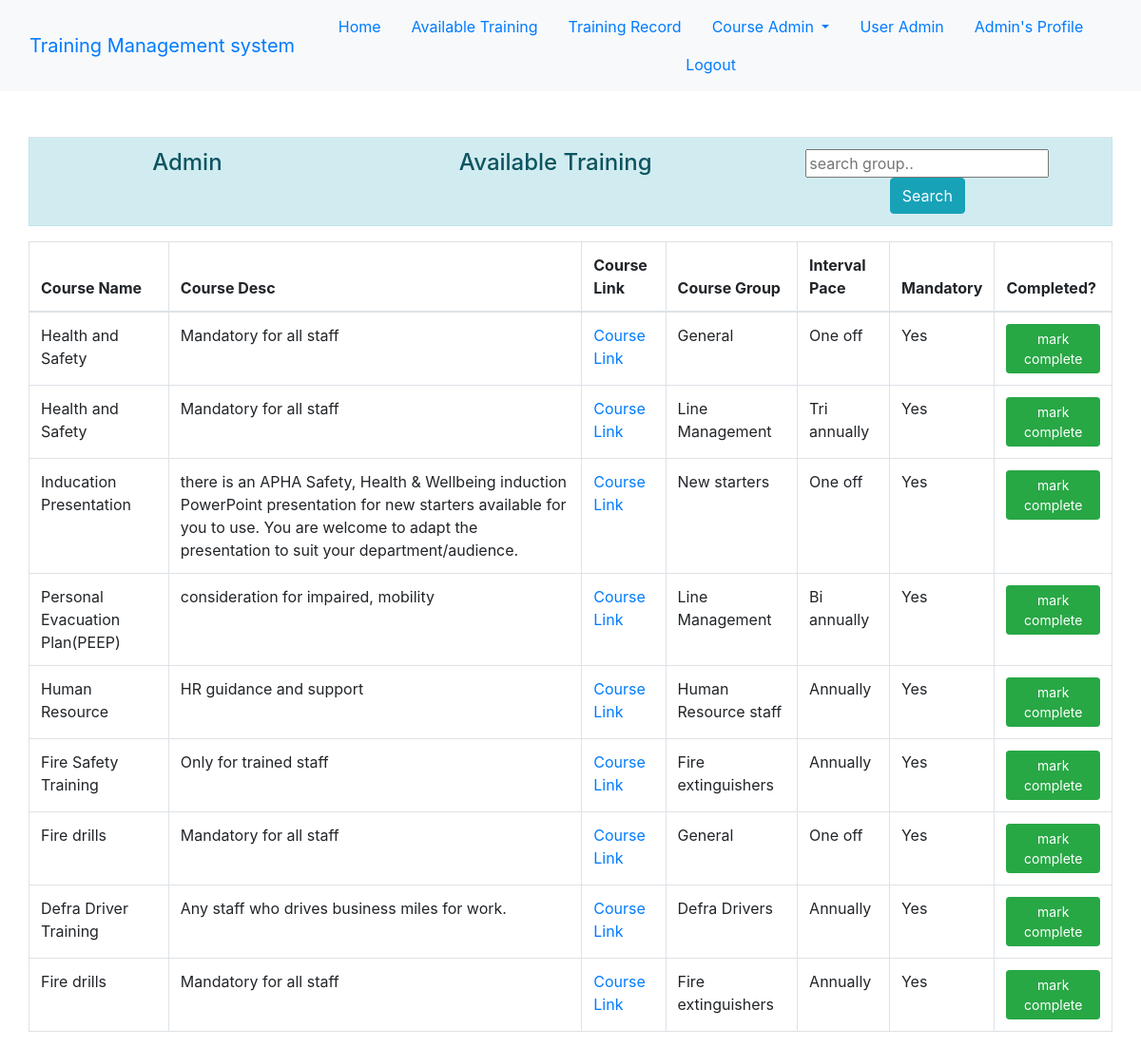
Screenshot of /training/show_availtraining/ (signed in) with the database file from the repository.
### courseapp/models.py (models this page shows, shortened)
class CourseGroupSyllabus(models.Model):
    course_id = models.ForeignKey("CourseDetails", verbose_name="Course Id", on_delete=models.CASCADE)
    course_group_id = models.ForeignKey("CourseGroup", verbose_name="Group Id", on_delete=models.CASCADE)
    course_interval = models.IntegerField(choices=CourseInterval.choices(), default = CourseInterval.ONE_OFF )
    course_mandatory = models.BooleanField(default=False)

class CourseDetails(models.Model):
    course_name = models.CharField(max_length=100, unique=True, blank=False)
    course_link = models.URLField(verbose_name="Course Link", max_length=1000, unique=True, blank=False)
    course_desc = models.TextField(blank=True)

class CourseGroup(models.Model):
    group_name = models.CharField(max_length=25)
    group_desc = models.CharField(max_length=255, blank=True)

### trainingapp/views.py (the view)
# urls.py: path('show_availtraining/', views.show_available_training, name='show_availtraining'),
def show_available_training(request):
    if request.user.is_authenticated:
        query = request.GET.get("q")
        if query == None:
            avail_training = CourseGroupSyllabus.objects.all()
        else:
            groups = CourseGroup.objects.filter(group_name__icontains = query).all()
            avail_training = CourseGroupSyllabus.objects.filter(course_group_id__in = groups)
        return render(request, 'trainingapp/show_availtraining.html', {'avail_training': avail_training})
    else:
        return HttpResponseRedirect('/login/')

### trainingapp/templates/trainingapp/show_availtraining.html
{% extends 'enrollapp/base.html' %}
{% block content %}
    <body>
        <table class="table">
            <tr class="text-center alert alert-info">
                <td style="width:30%"><h4> {{user.username}} </h4>
                </td>
                <td style="width:40%"> <h4> Available Training </h4> </td>
                <td style="width:30%"><form action="" method="get">
                    <input name="q" type="text" placeholder="search group..">
                    <button class="btn btn-info"  type="submit">Search</button>
                </form>
                </td>
                <td>
                </td>
            </tr>
        </table>
        <table class="table table-hover table-bordered" id="myTable2">
            <thead>
                <th scope="col" onclick="sortTable(0)"> Course Name </th>
                <th scope="col"> Course Desc </th>
                <th scope="col"> Course Link </th>
                <th scope="col"> Course Group </th>
                <th scope="col"> Interval Pace </th>
                <th scope="col"> Mandatory </th>
                <th scope="col"> Completed? </th>
            </thead>
            <tbody>
                {% if avail_training %}
               {% for syllabus_item in avail_training%}
                <tr>
                    <td scope="row">{{ syllabus_item.course_id.course_name }} </td>
                    <td scope="row">{{ syllabus_item.course_id.course_desc }} </td>
                    <td scope="row"><a href="{{ syllabus_item.course_id.course_link }}" target="_blank">Course Link </td>
                    <td scope="row">{{ syllabus_item.course_group_id.group_name }} </td>
                    <td scope="row">{{ syllabus_item.get_course_interval_display }} </td>
                    {% if syllabus_item.course_mandatory %}
                        <td scope="row">Yes</td>
                    {%else%}
                        <td scope="row">No</td>
                    {% endif %}
                    <td scope="row"> <a href="{% url 'add_training' syllabus_item.id %}" class="btn btn-success btn-sm">mark complete</a></td>
                </tr>
               {% endfor %}
               {% else %}
                    <p> No Training Available </p>
               {% endif %}
            </tbody>
        </table>
    </body>
    {% endblock content %}

### enrollapp/templates/enrollapp/navbar.html (shortened to what this page needs)
{% if user.is_authenticated  %}
<nav class="navbar navbar-expand-lg bg-body-tertiary bg-light" style="background-color: #e3f2fd;">
  <div class="container-fluid">
    <a class="navbar-brand" href="{% url 'home'%}">Training Management system</a>
    <div class="collapse navbar-collapse" id="navbarNavDropdown">
      <ul class="nav justify-content-center">
        <li class="nav-item">
          <a class="nav-link active" aria-current="page" href="{% url 'home'%}">Home</a>
        </li>
        <li class="nav-item">
          <a class="nav-link" href="{% url 'show_availtraining'%}">Available Training</a>
        </li>
        <li class="nav-item">
          <a class="nav-link" href="{% url 'show_trainingrecord'%}">Training Record</a>
        </li>
        {% if user.is_superuser %}
        <li class="nav-item dropdown">
          <a class="nav-link dropdown-toggle" href="#" role="button" data-toggle="dropdown" aria-haspopup="true" aria-expanded="false">
           Course Admin
          </a>
        </li>
        <li class="nav-item">
          <a class="nav-link" href="{% url 'userdetail'%}">User Admin</a>
        </li>
        {% endif %}
        <li class="nav-item">
          <a class="nav-link" href="{% url 'profile'%}">{{user.username}}'s Profile</a>
        </li>
        <li class="nav-item">
          <a class="nav-link" href="{% url 'logout'%}">Logout</a>
        </li>
      </ul>
    </div>
  </div>
</nav>
    {% endif %}

### rows the page displays
CourseGroupSyllabus: course_id.course_name "Health and Safety", course_id.course_desc "Mandatory for all staff", course_group_id.group_name "General", course_interval "One off", course_mandatory "Yes"
CourseGroupSyllabus: course_id.course_name "Health and Safety", course_id.course_desc "Mandatory for all staff", course_group_id.group_name "Line Management", course_interval "Tri annually", course_mandatory "Yes"
CourseGroupSyllabus: course_id.course_name "Inducation Presentation", course_id.course_desc "there is an APHA Safety, Health & Wellbeing induction PowerPoint presentation for new starters available for you to use. You are welcome to adapt the presentation to suit your department/audience.", course_group_id.group_name "New starters", course_interval "One off", course_mandatory "Yes"
CourseGroupSyllabus: course_id.course_name "Personal Evacuation Plan(PEEP)", course_id.course_desc "consideration for impaired, mobility", course_group_id.group_name "Line Management", course_interval "Bi annually", course_mandatory "Yes"
CourseGroupSyllabus: course_id.course_name "Human Resource", course_id.course_desc "HR guidance and support", course_group_id.group_name "Human Resource staff", course_interval "Annually", course_mandatory "Yes"
CourseGroupSyllabus: course_id.course_name "Fire Safety Training", course_id.course_desc "Only for trained staff", course_group_id.group_name "Fire extinguishers", course_interval "Annually", course_mandatory "Yes"
CourseGroupSyllabus: course_id.course_name "Fire drills", course_id.course_desc "Mandatory for all staff", course_group_id.group_name "General", course_interval "One off", course_mandatory "Yes"
CourseGroupSyllabus: course_id.course_name "Defra Driver Training", course_id.course_desc "Any staff who drives business miles for work.", course_group_id.group_name "Defra Drivers", course_interval "Annually", course_mandatory "Yes"
CourseGroupSyllabus: course_id.course_name "Fire drills", course_id.course_desc "Mandatory for all staff", course_group_id.group_name "Fire extinguishers", course_interval "Annually", course_mandatory "Yes"

### other values shown
{{ user.username }} "Admin"
